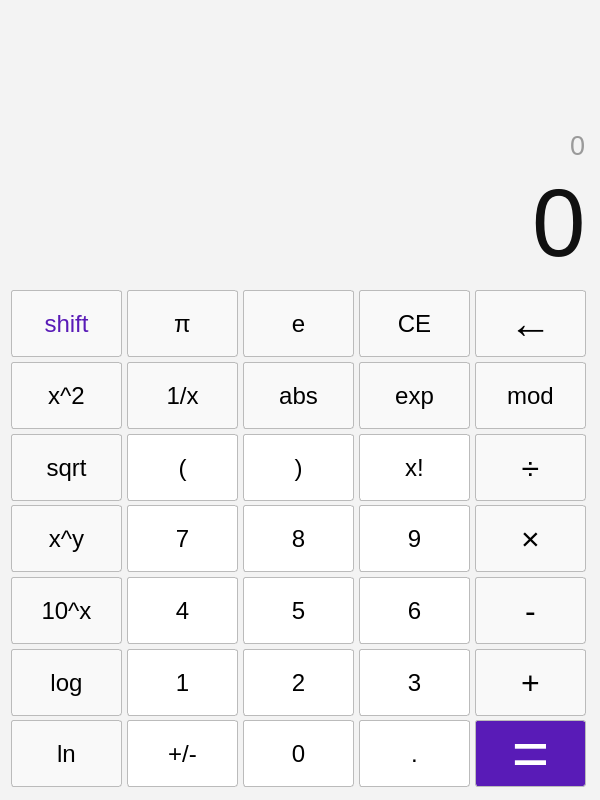
<?xml version="1.0" encoding="UTF-8"?>
<ui version="4.0">
 <class>Calculator</class>
 <widget class="QWidget" name="Calculator">
  <property name="geometry">
   <rect>
    <x>0</x>
    <y>0</y>
    <width>600</width>
    <height>800</height>
   </rect>
  </property>
  <property name="minimumSize">
   <size>
    <width>600</width>
    <height>800</height>
   </size>
  </property>
  <property name="maximumSize">
   <size>
    <width>600</width>
    <height>800</height>
   </size>
  </property>
  <property name="windowTitle">
   <string>Calculator</string>
  </property>
  <property name="styleSheet">
   <string notr="true">QPushButton {
    background-color: rgb(255, 255, 255);
	border-radius: 3px;
	border:1px solid #BBBBBB
}

* {
	background-color: rgb(243, 243, 243);
	border:none;
}</string>
  </property>
  <layout class="QVBoxLayout">
   <item>
    <widget class="QFrame" name="frame">
     <property name="minimumSize">
      <size>
       <width>0</width>
       <height>110</height>
      </size>
     </property>
     <property name="maximumSize">
      <size>
       <width>16777215</width>
       <height>110</height>
      </size>
     </property>
     <property name="frameShape">
      <enum>QFrame::StyledPanel</enum>
     </property>
     <property name="frameShadow">
      <enum>QFrame::Raised</enum>
     </property>
    </widget>
   </item>
   <item>
    <widget class="QLineEdit" name="lineEdit_2">
     <property name="sizePolicy">
      <sizepolicy hsizetype="Expanding" vsizetype="Expanding">
       <horstretch>0</horstretch>
       <verstretch>0</verstretch>
      </sizepolicy>
     </property>
     <property name="minimumSize">
      <size>
       <width>0</width>
       <height>35</height>
      </size>
     </property>
     <property name="maximumSize">
      <size>
       <width>16777215</width>
       <height>35</height>
      </size>
     </property>
     <property name="sizeIncrement">
      <size>
       <width>0</width>
       <height>0</height>
      </size>
     </property>
     <property name="font">
      <font>
       <family>Microsoft YaHei UI</family>
       <pointsize>20</pointsize>
      </font>
     </property>
     <property name="styleSheet">
      <string notr="true">color:#9A9A9A</string>
     </property>
     <property name="text">
      <string>0</string>
     </property>
     <property name="alignment">
      <set>Qt::AlignBottom|Qt::AlignRight|Qt::AlignTrailing</set>
     </property>
    </widget>
   </item>
   <item>
    <widget class="QLineEdit" name="lineEdit">
     <property name="minimumSize">
      <size>
       <width>0</width>
       <height>110</height>
      </size>
     </property>
     <property name="maximumSize">
      <size>
       <width>16777215</width>
       <height>110</height>
      </size>
     </property>
     <property name="font">
      <font>
       <family>Microsoft YaHei UI</family>
       <pointsize>72</pointsize>
      </font>
     </property>
     <property name="styleSheet">
      <string notr="true">color:#101010</string>
     </property>
     <property name="text">
      <string>0</string>
     </property>
     <property name="alignment">
      <set>Qt::AlignBottom|Qt::AlignRight|Qt::AlignTrailing</set>
     </property>
    </widget>
   </item>
   <item>
    <widget class="Line" name="line">
     <property name="styleSheet">
      <string notr="true">border:3px solid rgb(187, 187, 187)</string>
     </property>
     <property name="midLineWidth">
      <number>15</number>
     </property>
    </widget>
   </item>
   <item>
    <layout class="QGridLayout" name="gridLayout">
     <property name="sizeConstraint">
      <enum>QLayout::SetDefaultConstraint</enum>
     </property>
     <property name="leftMargin">
      <number>0</number>
     </property>
     <property name="topMargin">
      <number>0</number>
     </property>
     <property name="rightMargin">
      <number>6</number>
     </property>
     <property name="bottomMargin">
      <number>19</number>
     </property>
     <property name="horizontalSpacing">
      <number>8</number>
     </property>
     <property name="verticalSpacing">
      <number>22</number>
     </property>
     <item row="1" column="0">
      <widget class="QPushButton" name="btn_shift">
       <property name="minimumSize">
        <size>
         <width>111</width>
         <height>67</height>
        </size>
       </property>
       <property name="maximumSize">
        <size>
         <width>111</width>
         <height>67</height>
        </size>
       </property>
       <property name="font">
        <font>
         <family>Microsoft JhengHei UI</family>
         <pointsize>18</pointsize>
        </font>
       </property>
       <property name="styleSheet">
        <string notr="true">background-color: rgb(249, 249, 249);
color: #591BB7;</string>
       </property>
       <property name="text">
        <string>shift</string>
       </property>
      </widget>
     </item>
     <item row="6" column="2">
      <widget class="QPushButton" name="btn_num2">
       <property name="minimumSize">
        <size>
         <width>111</width>
         <height>67</height>
        </size>
       </property>
       <property name="maximumSize">
        <size>
         <width>111</width>
         <height>67</height>
        </size>
       </property>
       <property name="font">
        <font>
         <family>Microsoft JhengHei UI</family>
         <pointsize>18</pointsize>
        </font>
       </property>
       <property name="text">
        <string>2</string>
       </property>
      </widget>
     </item>
     <item row="2" column="1">
      <widget class="QPushButton" name="btn_fun_1x">
       <property name="minimumSize">
        <size>
         <width>111</width>
         <height>67</height>
        </size>
       </property>
       <property name="maximumSize">
        <size>
         <width>111</width>
         <height>67</height>
        </size>
       </property>
       <property name="font">
        <font>
         <family>Microsoft JhengHei UI</family>
         <pointsize>18</pointsize>
        </font>
       </property>
       <property name="styleSheet">
        <string notr="true">background-color: rgb(249, 249, 249);</string>
       </property>
       <property name="text">
        <string>1/x</string>
       </property>
      </widget>
     </item>
     <item row="1" column="3">
      <widget class="QPushButton" name="btn_CE">
       <property name="minimumSize">
        <size>
         <width>111</width>
         <height>67</height>
        </size>
       </property>
       <property name="maximumSize">
        <size>
         <width>111</width>
         <height>67</height>
        </size>
       </property>
       <property name="font">
        <font>
         <family>Microsoft JhengHei UI</family>
         <pointsize>18</pointsize>
        </font>
       </property>
       <property name="styleSheet">
        <string notr="true">background-color: rgb(249, 249, 249);</string>
       </property>
       <property name="text">
        <string>CE</string>
       </property>
      </widget>
     </item>
     <item row="5" column="1">
      <widget class="QPushButton" name="btn_num4">
       <property name="minimumSize">
        <size>
         <width>111</width>
         <height>67</height>
        </size>
       </property>
       <property name="maximumSize">
        <size>
         <width>111</width>
         <height>67</height>
        </size>
       </property>
       <property name="font">
        <font>
         <family>Microsoft JhengHei UI</family>
         <pointsize>18</pointsize>
        </font>
       </property>
       <property name="text">
        <string>4</string>
       </property>
      </widget>
     </item>
     <item row="6" column="4">
      <widget class="QPushButton" name="btn_cal_plus">
       <property name="minimumSize">
        <size>
         <width>111</width>
         <height>67</height>
        </size>
       </property>
       <property name="maximumSize">
        <size>
         <width>111</width>
         <height>67</height>
        </size>
       </property>
       <property name="font">
        <font>
         <family>Microsoft JhengHei UI</family>
         <pointsize>24</pointsize>
        </font>
       </property>
       <property name="styleSheet">
        <string notr="true">background-color: rgb(249, 249, 249);</string>
       </property>
       <property name="text">
        <string>+</string>
       </property>
      </widget>
     </item>
     <item row="7" column="4">
      <widget class="QPushButton" name="btn_cal_equal">
       <property name="minimumSize">
        <size>
         <width>111</width>
         <height>67</height>
        </size>
       </property>
       <property name="maximumSize">
        <size>
         <width>111</width>
         <height>67</height>
        </size>
       </property>
       <property name="font">
        <font>
         <family>Microsoft JhengHei UI</family>
         <pointsize>48</pointsize>
        </font>
       </property>
       <property name="styleSheet">
        <string notr="true">background-color: #591BB7;
color: rgb(255, 255, 255);
</string>
       </property>
       <property name="text">
        <string>=</string>
       </property>
      </widget>
     </item>
     <item row="3" column="2">
      <widget class="QPushButton" name="btn_bra_r">
       <property name="minimumSize">
        <size>
         <width>111</width>
         <height>67</height>
        </size>
       </property>
       <property name="maximumSize">
        <size>
         <width>111</width>
         <height>67</height>
        </size>
       </property>
       <property name="font">
        <font>
         <family>Microsoft JhengHei UI</family>
         <pointsize>18</pointsize>
        </font>
       </property>
       <property name="text">
        <string>)</string>
       </property>
      </widget>
     </item>
     <item row="4" column="2">
      <widget class="QPushButton" name="btn_num8">
       <property name="minimumSize">
        <size>
         <width>111</width>
         <height>67</height>
        </size>
       </property>
       <property name="maximumSize">
        <size>
         <width>111</width>
         <height>67</height>
        </size>
       </property>
       <property name="font">
        <font>
         <family>Microsoft JhengHei UI</family>
         <pointsize>18</pointsize>
        </font>
       </property>
       <property name="text">
        <string>8</string>
       </property>
      </widget>
     </item>
     <item row="4" column="3">
      <widget class="QPushButton" name="btn_num9">
       <property name="minimumSize">
        <size>
         <width>111</width>
         <height>67</height>
        </size>
       </property>
       <property name="maximumSize">
        <size>
         <width>111</width>
         <height>67</height>
        </size>
       </property>
       <property name="font">
        <font>
         <family>Microsoft JhengHei UI</family>
         <pointsize>18</pointsize>
        </font>
       </property>
       <property name="text">
        <string>9</string>
       </property>
      </widget>
     </item>
     <item row="5" column="4">
      <widget class="QPushButton" name="btn_cal_minus">
       <property name="minimumSize">
        <size>
         <width>111</width>
         <height>67</height>
        </size>
       </property>
       <property name="maximumSize">
        <size>
         <width>111</width>
         <height>67</height>
        </size>
       </property>
       <property name="font">
        <font>
         <family>Microsoft JhengHei UI</family>
         <pointsize>24</pointsize>
        </font>
       </property>
       <property name="styleSheet">
        <string notr="true">background-color: rgb(249, 249, 249);</string>
       </property>
       <property name="text">
        <string>-</string>
       </property>
      </widget>
     </item>
     <item row="1" column="4">
      <widget class="QPushButton" name="btn_fun_bs">
       <property name="minimumSize">
        <size>
         <width>111</width>
         <height>67</height>
        </size>
       </property>
       <property name="maximumSize">
        <size>
         <width>111</width>
         <height>67</height>
        </size>
       </property>
       <property name="font">
        <font>
         <family>Microsoft JhengHei UI</family>
         <pointsize>32</pointsize>
        </font>
       </property>
       <property name="styleSheet">
        <string notr="true">background-color: rgb(249, 249, 249);</string>
       </property>
       <property name="text">
        <string>←</string>
       </property>
      </widget>
     </item>
     <item row="7" column="0">
      <widget class="QPushButton" name="btn_fun_ln">
       <property name="minimumSize">
        <size>
         <width>111</width>
         <height>67</height>
        </size>
       </property>
       <property name="maximumSize">
        <size>
         <width>111</width>
         <height>67</height>
        </size>
       </property>
       <property name="font">
        <font>
         <family>Microsoft JhengHei UI</family>
         <pointsize>18</pointsize>
        </font>
       </property>
       <property name="styleSheet">
        <string notr="true">background-color: rgb(249, 249, 249);</string>
       </property>
       <property name="text">
        <string>ln</string>
       </property>
      </widget>
     </item>
     <item row="5" column="3">
      <widget class="QPushButton" name="btn_num6">
       <property name="minimumSize">
        <size>
         <width>111</width>
         <height>67</height>
        </size>
       </property>
       <property name="maximumSize">
        <size>
         <width>111</width>
         <height>67</height>
        </size>
       </property>
       <property name="font">
        <font>
         <family>Microsoft JhengHei UI</family>
         <pointsize>18</pointsize>
        </font>
       </property>
       <property name="text">
        <string>6</string>
       </property>
      </widget>
     </item>
     <item row="3" column="0">
      <widget class="QPushButton" name="btn_fun_sqrt">
       <property name="minimumSize">
        <size>
         <width>111</width>
         <height>67</height>
        </size>
       </property>
       <property name="maximumSize">
        <size>
         <width>111</width>
         <height>67</height>
        </size>
       </property>
       <property name="font">
        <font>
         <family>Microsoft JhengHei UI</family>
         <pointsize>18</pointsize>
        </font>
       </property>
       <property name="styleSheet">
        <string notr="true">background-color: rgb(249, 249, 249);</string>
       </property>
       <property name="text">
        <string>sqrt</string>
       </property>
      </widget>
     </item>
     <item row="7" column="1">
      <widget class="QPushButton" name="btn_neg">
       <property name="minimumSize">
        <size>
         <width>111</width>
         <height>67</height>
        </size>
       </property>
       <property name="maximumSize">
        <size>
         <width>111</width>
         <height>67</height>
        </size>
       </property>
       <property name="font">
        <font>
         <family>Microsoft JhengHei UI</family>
         <pointsize>18</pointsize>
        </font>
       </property>
       <property name="text">
        <string>+/-</string>
       </property>
      </widget>
     </item>
     <item row="5" column="2">
      <widget class="QPushButton" name="btn_num5">
       <property name="minimumSize">
        <size>
         <width>111</width>
         <height>67</height>
        </size>
       </property>
       <property name="maximumSize">
        <size>
         <width>111</width>
         <height>67</height>
        </size>
       </property>
       <property name="font">
        <font>
         <family>Microsoft JhengHei UI</family>
         <pointsize>18</pointsize>
        </font>
       </property>
       <property name="text">
        <string>5</string>
       </property>
      </widget>
     </item>
     <item row="2" column="0">
      <widget class="QPushButton" name="btn_fun_x2">
       <property name="minimumSize">
        <size>
         <width>111</width>
         <height>67</height>
        </size>
       </property>
       <property name="maximumSize">
        <size>
         <width>111</width>
         <height>67</height>
        </size>
       </property>
       <property name="font">
        <font>
         <family>Microsoft JhengHei UI</family>
         <pointsize>18</pointsize>
        </font>
       </property>
       <property name="styleSheet">
        <string notr="true">background-color: rgb(249, 249, 249);</string>
       </property>
       <property name="text">
        <string>x^2</string>
       </property>
      </widget>
     </item>
     <item row="6" column="1">
      <widget class="QPushButton" name="btn_num1">
       <property name="minimumSize">
        <size>
         <width>111</width>
         <height>67</height>
        </size>
       </property>
       <property name="maximumSize">
        <size>
         <width>111</width>
         <height>67</height>
        </size>
       </property>
       <property name="font">
        <font>
         <family>Microsoft JhengHei UI</family>
         <pointsize>18</pointsize>
        </font>
       </property>
       <property name="text">
        <string>1</string>
       </property>
      </widget>
     </item>
     <item row="3" column="3">
      <widget class="QPushButton" name="btn_fun_xfact">
       <property name="minimumSize">
        <size>
         <width>111</width>
         <height>67</height>
        </size>
       </property>
       <property name="maximumSize">
        <size>
         <width>111</width>
         <height>67</height>
        </size>
       </property>
       <property name="font">
        <font>
         <family>Microsoft JhengHei UI</family>
         <pointsize>18</pointsize>
        </font>
       </property>
       <property name="text">
        <string>x!</string>
       </property>
      </widget>
     </item>
     <item row="5" column="0">
      <widget class="QPushButton" name="btn_fun_10x">
       <property name="minimumSize">
        <size>
         <width>111</width>
         <height>67</height>
        </size>
       </property>
       <property name="maximumSize">
        <size>
         <width>111</width>
         <height>67</height>
        </size>
       </property>
       <property name="font">
        <font>
         <family>Microsoft JhengHei UI</family>
         <pointsize>18</pointsize>
        </font>
       </property>
       <property name="styleSheet">
        <string notr="true">background-color: rgb(249, 249, 249);</string>
       </property>
       <property name="text">
        <string>10^x</string>
       </property>
      </widget>
     </item>
     <item row="6" column="0">
      <widget class="QPushButton" name="btn_fun_log">
       <property name="minimumSize">
        <size>
         <width>111</width>
         <height>67</height>
        </size>
       </property>
       <property name="maximumSize">
        <size>
         <width>111</width>
         <height>67</height>
        </size>
       </property>
       <property name="font">
        <font>
         <family>Microsoft JhengHei UI</family>
         <pointsize>18</pointsize>
        </font>
       </property>
       <property name="styleSheet">
        <string notr="true">background-color: rgb(249, 249, 249);</string>
       </property>
       <property name="text">
        <string>log</string>
       </property>
      </widget>
     </item>
     <item row="3" column="4">
      <widget class="QPushButton" name="btn_cal_div">
       <property name="minimumSize">
        <size>
         <width>111</width>
         <height>67</height>
        </size>
       </property>
       <property name="maximumSize">
        <size>
         <width>111</width>
         <height>67</height>
        </size>
       </property>
       <property name="font">
        <font>
         <family>Microsoft JhengHei UI</family>
         <pointsize>24</pointsize>
        </font>
       </property>
       <property name="styleSheet">
        <string notr="true">background-color: rgb(249, 249, 249);</string>
       </property>
       <property name="text">
        <string>÷</string>
       </property>
      </widget>
     </item>
     <item row="7" column="3">
      <widget class="QPushButton" name="btn_dot">
       <property name="minimumSize">
        <size>
         <width>111</width>
         <height>67</height>
        </size>
       </property>
       <property name="maximumSize">
        <size>
         <width>111</width>
         <height>67</height>
        </size>
       </property>
       <property name="font">
        <font>
         <family>Microsoft JhengHei UI</family>
         <pointsize>18</pointsize>
        </font>
       </property>
       <property name="text">
        <string>.</string>
       </property>
      </widget>
     </item>
     <item row="2" column="2">
      <widget class="QPushButton" name="btn_fun_abs">
       <property name="minimumSize">
        <size>
         <width>111</width>
         <height>67</height>
        </size>
       </property>
       <property name="maximumSize">
        <size>
         <width>111</width>
         <height>67</height>
        </size>
       </property>
       <property name="font">
        <font>
         <family>Microsoft JhengHei UI</family>
         <pointsize>18</pointsize>
        </font>
       </property>
       <property name="styleSheet">
        <string notr="true">background-color: rgb(249, 249, 249);</string>
       </property>
       <property name="text">
        <string>abs</string>
       </property>
      </widget>
     </item>
     <item row="4" column="1">
      <widget class="QPushButton" name="btn_num7">
       <property name="minimumSize">
        <size>
         <width>111</width>
         <height>67</height>
        </size>
       </property>
       <property name="maximumSize">
        <size>
         <width>111</width>
         <height>67</height>
        </size>
       </property>
       <property name="font">
        <font>
         <family>Microsoft JhengHei UI</family>
         <pointsize>18</pointsize>
        </font>
       </property>
       <property name="text">
        <string>7</string>
       </property>
      </widget>
     </item>
     <item row="2" column="3">
      <widget class="QPushButton" name="btn_fun_exp">
       <property name="minimumSize">
        <size>
         <width>111</width>
         <height>67</height>
        </size>
       </property>
       <property name="maximumSize">
        <size>
         <width>111</width>
         <height>67</height>
        </size>
       </property>
       <property name="font">
        <font>
         <family>Microsoft JhengHei UI</family>
         <pointsize>18</pointsize>
        </font>
       </property>
       <property name="styleSheet">
        <string notr="true">background-color: rgb(249, 249, 249);</string>
       </property>
       <property name="text">
        <string>exp</string>
       </property>
      </widget>
     </item>
     <item row="3" column="1">
      <widget class="QPushButton" name="btn_bra_l">
       <property name="minimumSize">
        <size>
         <width>111</width>
         <height>67</height>
        </size>
       </property>
       <property name="maximumSize">
        <size>
         <width>111</width>
         <height>67</height>
        </size>
       </property>
       <property name="font">
        <font>
         <family>Microsoft JhengHei UI</family>
         <pointsize>18</pointsize>
        </font>
       </property>
       <property name="text">
        <string>(</string>
       </property>
      </widget>
     </item>
     <item row="7" column="2">
      <widget class="QPushButton" name="btn_num0">
       <property name="minimumSize">
        <size>
         <width>111</width>
         <height>67</height>
        </size>
       </property>
       <property name="maximumSize">
        <size>
         <width>111</width>
         <height>67</height>
        </size>
       </property>
       <property name="font">
        <font>
         <family>Microsoft JhengHei UI</family>
         <pointsize>18</pointsize>
        </font>
       </property>
       <property name="text">
        <string>0</string>
       </property>
      </widget>
     </item>
     <item row="1" column="2">
      <widget class="QPushButton" name="btn_fun_e">
       <property name="minimumSize">
        <size>
         <width>111</width>
         <height>67</height>
        </size>
       </property>
       <property name="maximumSize">
        <size>
         <width>111</width>
         <height>67</height>
        </size>
       </property>
       <property name="font">
        <font>
         <family>Microsoft JhengHei UI</family>
         <pointsize>18</pointsize>
        </font>
       </property>
       <property name="styleSheet">
        <string notr="true">background-color: rgb(249, 249, 249);</string>
       </property>
       <property name="text">
        <string>e</string>
       </property>
      </widget>
     </item>
     <item row="1" column="1">
      <widget class="QPushButton" name="btn_fun_pi">
       <property name="minimumSize">
        <size>
         <width>111</width>
         <height>67</height>
        </size>
       </property>
       <property name="maximumSize">
        <size>
         <width>111</width>
         <height>67</height>
        </size>
       </property>
       <property name="font">
        <font>
         <family>Microsoft JhengHei UI</family>
         <pointsize>18</pointsize>
        </font>
       </property>
       <property name="styleSheet">
        <string notr="true">background-color: rgb(249, 249, 249);</string>
       </property>
       <property name="text">
        <string>π</string>
       </property>
      </widget>
     </item>
     <item row="4" column="0">
      <widget class="QPushButton" name="btn_fun_xy">
       <property name="minimumSize">
        <size>
         <width>111</width>
         <height>67</height>
        </size>
       </property>
       <property name="maximumSize">
        <size>
         <width>111</width>
         <height>67</height>
        </size>
       </property>
       <property name="font">
        <font>
         <family>Microsoft JhengHei UI</family>
         <pointsize>18</pointsize>
        </font>
       </property>
       <property name="styleSheet">
        <string notr="true">background-color: rgb(249, 249, 249);</string>
       </property>
       <property name="text">
        <string>x^y</string>
       </property>
      </widget>
     </item>
     <item row="4" column="4">
      <widget class="QPushButton" name="btn_cal_mul">
       <property name="minimumSize">
        <size>
         <width>111</width>
         <height>67</height>
        </size>
       </property>
       <property name="maximumSize">
        <size>
         <width>111</width>
         <height>67</height>
        </size>
       </property>
       <property name="font">
        <font>
         <family>Microsoft JhengHei UI</family>
         <pointsize>24</pointsize>
        </font>
       </property>
       <property name="styleSheet">
        <string notr="true">background-color: rgb(249, 249, 249);</string>
       </property>
       <property name="text">
        <string>×</string>
       </property>
      </widget>
     </item>
     <item row="2" column="4">
      <widget class="QPushButton" name="btn_fun_mod">
       <property name="minimumSize">
        <size>
         <width>111</width>
         <height>67</height>
        </size>
       </property>
       <property name="maximumSize">
        <size>
         <width>111</width>
         <height>67</height>
        </size>
       </property>
       <property name="font">
        <font>
         <family>Microsoft JhengHei UI</family>
         <pointsize>18</pointsize>
        </font>
       </property>
       <property name="styleSheet">
        <string notr="true">background-color: rgb(249, 249, 249);</string>
       </property>
       <property name="text">
        <string>mod</string>
       </property>
      </widget>
     </item>
     <item row="6" column="3">
      <widget class="QPushButton" name="btn_num3">
       <property name="minimumSize">
        <size>
         <width>111</width>
         <height>67</height>
        </size>
       </property>
       <property name="maximumSize">
        <size>
         <width>111</width>
         <height>67</height>
        </size>
       </property>
       <property name="font">
        <font>
         <family>Microsoft JhengHei UI</family>
         <pointsize>18</pointsize>
        </font>
       </property>
       <property name="text">
        <string>3</string>
       </property>
      </widget>
     </item>
    </layout>
   </item>
  </layout>
 </widget>
 <resources/>
 <connections/>
</ui>
